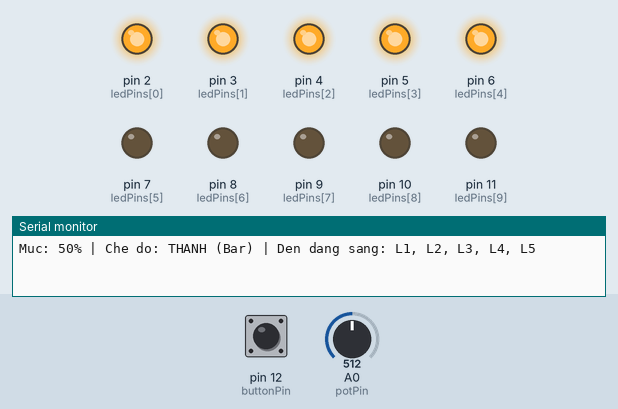
Simulated run of this sketch. Board: Arduino Uno, built with avr-gcc and run on an emulated ATmega328P. Parts: output pins drawn as LEDs (lit = HIGH), the last lines printed to the serial monitor. The test bench sets the inputs (shaded band); at power-on: A0 (potPin) = 512, pin 12 (buttonPin) HIGH.

Above: at 1.2 s.
1.3 s: A0 (potPin) set to 557
2.8 s: A0 (potPin) set to 579
At 3.5 s:
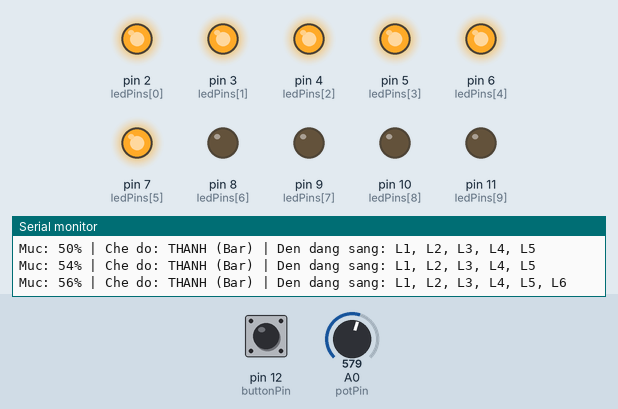
4.3 s: pin 12 (buttonPin) pulled LOW for 0.15 s
At 5.5 s:
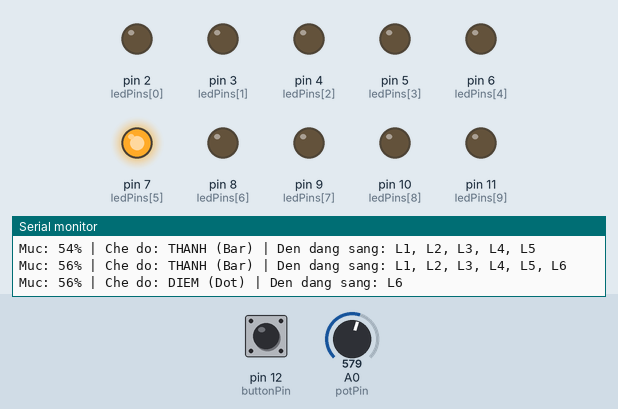
5.9 s: pin 12 (buttonPin) pulled LOW for 1 s
At 7.2 s:
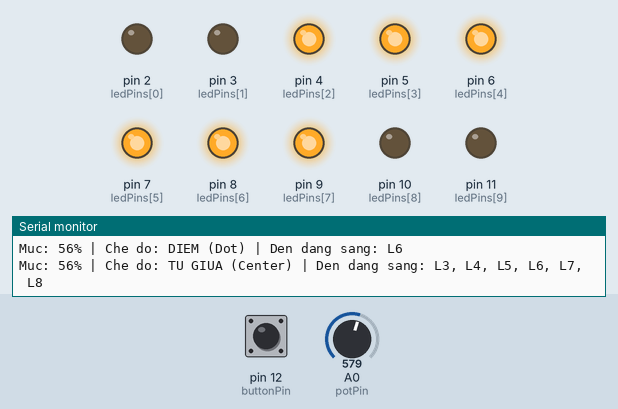
8.4 s: A0 (potPin) set to 535
9.9 s: A0 (potPin) set to 510
At 10.4 s:
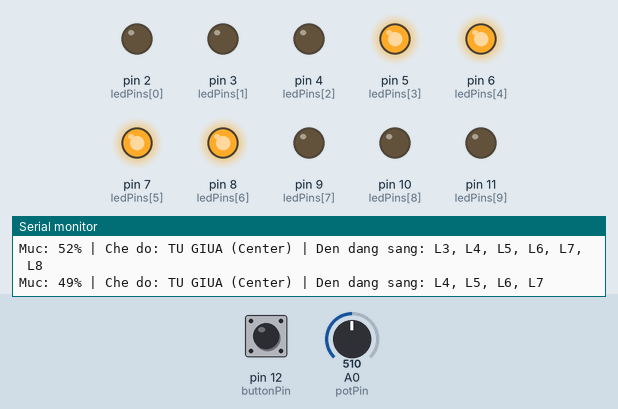
Timing chart, 0 to 12.4 s (numbered marks = the images above; inputs shaded):
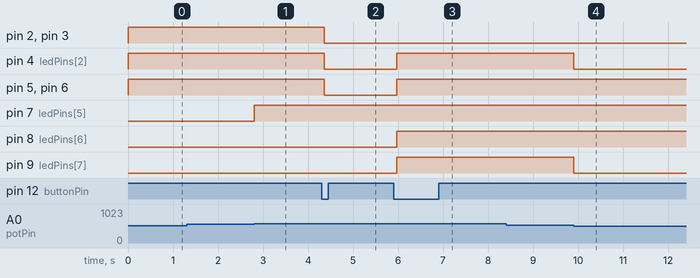

Measured:
- the behaviour switches between 572 and 573 on A0 (potPin) (found by bisection; images 0 and 1)
- the behaviour switches between 522 and 521 on A0 (potPin) (found by bisection; images 3 and 4)
- after the input at 2.8 s, pin 7 (ledPins[5]): LOW → HIGH at once
- after the input at 4.3 s, pin 2 (ledPins[0]), pin 3 (ledPins[1]), pin 4 (ledPins[2]), pin 5 (ledPins[3]), pin 6 (ledPins[4]): HIGH → LOW after 0.07 s
- after the input at 5.9 s, pin 4 (ledPins[2]), pin 5 (ledPins[3]), pin 6 (ledPins[4]), pin 8 (ledPins[6]), pin 9 (ledPins[7]): LOW → HIGH after 0.07 s
- after the input at 9.9 s, pin 4 (ledPins[2]), pin 9 (ledPins[7]): HIGH → LOW at once

The sketch:

Bai2.ino
```cpp
const int ledPins[10] = {2, 3, 4, 5, 6, 7, 8, 9, 10, 11};
const int potPin = A0;
const int buttonPin = 12;
enum DisplayMode {
  MODE_BAR = 0,
  MODE_DOT = 1,
  MODE_CENTER = 2
};
DisplayMode currentMode = MODE_BAR;
int lastButtonReading = HIGH;
int buttonState = HIGH;
unsigned long lastDebounceTime = 0;
const unsigned long debounceDelay = 50;
int lastPercent = -1;
DisplayMode lastMode = (DisplayMode)-1;

void setup() {
  Serial.begin(115200);

  for (int i = 0; i < 10; i++) {
    pinMode(ledPins[i], OUTPUT);
    digitalWrite(ledPins[i], LOW);
  }

  pinMode(buttonPin, INPUT_PULLUP);
}

void loop() {
  int reading = digitalRead(buttonPin);

  if (reading != lastButtonReading) {
    lastDebounceTime = millis();
  }

  if ((millis() - lastDebounceTime) > debounceDelay) {
    if (reading != buttonState) {
      buttonState = reading;
      if (buttonState == LOW) {
        currentMode = (DisplayMode)((currentMode + 1) % 3);
      }
    }
  }
  lastButtonReading = reading;

  int rawADC = analogRead(potPin);

  int percent = 0;
  if (rawADC <= 5) {
    percent = 0;
  } else if (rawADC >= 1018) {
    percent = 100;
  } else {
    percent = map(rawADC, 0, 1023, 0, 100);
  }
  percent = constrain(percent, 0, 100);

  bool ledState[10] = {false};

  if (percent == 0) {
    for (int i = 0; i < 10; i++) {
      ledState[i] = false;
    }
  } else {
    switch (currentMode) {
      case MODE_BAR: {
        int numLeds = map(percent, 1, 100, 1, 10);
        for (int i = 0; i < 10; i++) {
          ledState[i] = (i < numLeds);
        }
        break;
      }

      case MODE_DOT: {
        int dotIndex = map(percent, 1, 100, 0, 9);
        for (int i = 0; i < 10; i++) {
          ledState[i] = (i == dotIndex);
        }
        break;
      }

      case MODE_CENTER: {
        int numPairs = map(percent, 1, 100, 1, 5);
        int left = 5 - numPairs;
        int right = 4 + numPairs;
        for (int i = 0; i < 10; i++) {
          ledState[i] = (i >= left && i <= right);
        }
        break;
      }
    }
  }

  for (int i = 0; i < 10; i++) {
    digitalWrite(ledPins[i], ledState[i] ? HIGH : LOW);
  }

  if (percent != lastPercent || currentMode != lastMode) {
    lastPercent = percent;
    lastMode = currentMode;

    Serial.print("Muc: ");
    Serial.print(percent);
    Serial.print("% | Che do: ");

    switch (currentMode) {
      case MODE_BAR:    Serial.print("THANH (Bar)"); break;
      case MODE_DOT:    Serial.print("DIEM (Dot)"); break;
      case MODE_CENTER: Serial.print("TU GIUA (Center)"); break;
    }

    Serial.print(" | Den dang sang: ");
    bool hasLedOn = false;
    for (int i = 0; i < 10; i++) {
      if (ledState[i]) {
        if (hasLedOn) Serial.print(", ");
        Serial.print("L");
        Serial.print(i + 1);
        hasLedOn = true;
      }
    }
    if (!hasLedOn) {
      Serial.print("Tat het");
    }
    Serial.println();
  }

  delay(20);
}
```
